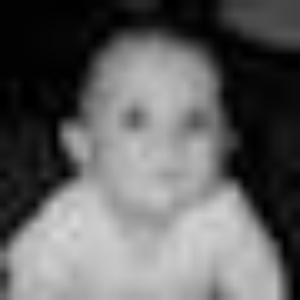
#> input picture data/baby.jpg, 300 x 300 px
$ python imagesegmentation.py data/baby.jpg
#> lines starting #> are read from the running program, lines starting #| are printed output that depends on the picture
### augmentingPath.py
from queue import Queue
import numpy as np

def bfs(rGraph, V, s, t, parent):
    q = Queue()
    visited = np.zeros(V, dtype=bool)
    q.put(s)
    visited[s] = True
    parent[s]  = -1

    while not q.empty():
        u = q.get()
        for v in range(V):
            if (not visited[v]) and rGraph[u][v] > 0:
                q.put(v)
                parent[v] = u
                visited[v] = True
    return visited[v]

def dfs(rGraph, V, s, visited):
    stack = [s]
    while stack:
        v = stack.pop()
        if not visited[v]:
            visited[v] = True
            stack.extend([u for u in range(V) if rGraph[v][u]])


def augmentingPath(graph, s, t):
    print("Running augmenting path algorithm")
    rGraph = graph.copy()
    V = len(graph)
    parent = np.zeros(V, dtype='int32')

    while bfs(rGraph, V, s, t, parent):
        pathFlow = float("inf")
        v = t
        while v != s:
            u = parent[v]
            pathFlow = min(pathFlow, rGraph[u][v])
            v = parent[v]

        v = t
        while v != s:
            u = parent[v]
            rGraph[u][v] -= pathFlow
            rGraph[v][u] += pathFlow
            v = parent[v]

    visited = np.zeros(V)
    dfs(rGraph, V, s, visited)

    cuts = []

    for i in range(V):
        for j in range(V):
            if visited[i] and not visited[j] and graph[i][j]:
                cuts.append((i, j))
    return cuts

### imagesegmentation.py
from __future__ import division
import cv2
import numpy as np
import os
import sys
import argparse
from time import time
from math import exp, pow
from augmentingPath import augmentingPath
from pushRelabel import pushRelabel

# np.set_printoptions(threshold=np.inf)
graphCutAlgo = {"ap": augmentingPath,
                "pr": pushRelabel
                }
SIGMA = 30
# LAMBDA = 1
OBJCOLOR, BKGCOLOR = (0, 0, 255), (0, 255, 0)
OBJCODE, BKGCODE = 1, 2
OBJ, BKG = "OBJ", "BKG"

CUTCOLOR = (255, 0, 0)

SOURCE, SINK = -2, -1
SF = 10 # Scale Factor
LOADSEEDS = False
# drawing = False

def show_image(image):
    window_name = "Segmentation"
    cv2.namedWindow(window_name, cv2.WINDOW_NORMAL)
    cv2.startWindowThread()
    cv2.imshow(window_name, image)
    cv2.waitKey(0)
    cv2.destroyAllWindows()

def plantSeed(image):

    def drawLines(x, y, pixelType):
        if pixelType == OBJ:
            color, code = OBJCOLOR, OBJCODE
        else:
            color, code = BKGCOLOR, BKGCODE
        cv2.circle(image, (x, y), radius, color, thickness)
        cv2.circle(seeds, (x // SF, y // SF), radius // SF, code, thickness)

    def onMouse(event, x, y, flags, pixelType):
        global drawing
        if event == cv2.EVENT_LBUTTONDOWN:
            drawing = True
            drawLines(x, y, pixelType)
        elif event == cv2.EVENT_MOUSEMOVE and drawing:
            drawLines(x, y, pixelType)
        elif event == cv2.EVENT_LBUTTONUP:
            drawing = False

    def paintSeeds(pixelType):
        print("Planting", pixelType, "seeds")
        global drawing
        drawing = False
        window_name = "Plant " + pixelType + " seeds"
        cv2.namedWindow(window_name, cv2.WINDOW_AUTOSIZE)
        cv2.setMouseCallback(window_name, onMouse, pixelType)
        while (1):
            cv2.imshow(window_name, image)
            if cv2.waitKey(1) & 0xFF == 27:
                break
        cv2.destroyAllWindows()


    seeds = np.zeros(image.shape, dtype="uint8")
    image = cv2.cvtColor(image, cv2.COLOR_GRAY2RGB)
    image = cv2.resize(image, (0, 0), fx=SF, fy=SF)

    radius = 5
    thickness = -1 # fill the whole circle
    global drawing
    drawing = False

    paintSeeds(OBJ)
    paintSeeds(BKG)
    return seeds, image


# Large when ip - iq < sigma, and small otherwise
def boundaryPenalty(ip, iq):
    bp = 100 * exp(- pow(int(ip) - int(iq), 2) / (2 * pow(SIGMA, 2)))
    return bp

def buildGraph(image):
    V = image.size + 2
    graph = np.zeros((V, V), dtype='int32')
    K = makeNLinks(graph, image)
    seeds, seededImage = plantSeed(image)
    makeTLinks(graph, seeds, K)
    return graph, seededImage

def makeNLinks(graph, image):
    K = -float("inf")
    r, c = image.shape
    for i in range(r):
        for j in range(c):
            x = i * c + j
            if i + 1 < r: # pixel below
                y = (i + 1) * c + j
                bp = boundaryPenalty(image[i][j], image[i + 1][j])
                graph[x][y] = graph[y][x] = bp
                K = max(K, bp)
            if j + 1 < c: # pixel to the right
                y = i * c + j + 1
                bp = boundaryPenalty(image[i][j], image[i][j + 1])
                graph[x][y] = graph[y][x] = bp
                K = max(K, bp)
    return K


def makeTLinks(graph, seeds, K):
    r, c = seeds.shape

    for i in range(r):
        for j in range(c):
            x = i * c + j
            if seeds[i][j] == OBJCODE:
                # graph[x][source] = K
                graph[SOURCE][x] = K
            elif seeds[i][j] == BKGCODE:
                graph[x][SINK] = K
                # [4 lines of commented-out code are left out]


def displayCut(image, cuts):
    def colorPixel(i, j):
        image[i][j] = CUTCOLOR

    r, c = image.shape
    image = cv2.cvtColor(image, cv2.COLOR_GRAY2RGB)
    # return image
    # Define blue color with RGB (B, G, R) and opacity 60%
    BLUE_COLOR = (255, 0, 0)  # OpenCV uses BGR format
    OPACITY = 0.6

    # Convert image to RGB if it's grayscale
    if len(image.shape) == 2:  # Check if the image is grayscale
        image = cv2.cvtColor(image, cv2.COLOR_GRAY2RGB)

    # Create a copy of the original image to draw the polygon with transparency
    overlay = image.copy()

    # Convert cuts list into points suitable for drawing polygon
    polygon_points = []
    r, c = image.shape[:2]  # Get the dimensions of the image
    for cut in cuts:
        if cut[0] != SOURCE and cut[0] != SINK and cut[1] != SOURCE and cut[1] != SINK:
            point1 = (cut[0] % r, cut[0] // r)
            point2 = (cut[1] % r, cut[1] // r)
            colorPixel(cut[0] // r, cut[0] % r)
            colorPixel(cut[1] // r, cut[1] % r)
            polygon_points.extend([point1, point2])
    print(polygon_points)
    if polygon_points:
        # Convert list of points into a format suitable for fillPoly
        polygon_points = np.array([polygon_points], dtype=np.int32)

        # Draw filled polygon on the overlay with the desired color
        cv2.fillPoly(overlay, polygon_points, BLUE_COLOR)

        # Blend the overlay with the original image using the specified opacity
        image = cv2.addWeighted(overlay, OPACITY, image, 1 - OPACITY, 0)

    return image


def imageSegmentation(imagefile, size=(30, 30), algo="ap"):
#> called with imagefile = 'data/baby.jpg', size = (50, 50), algo = 'ap'
    pathname = os.path.splitext(imagefile)[0]
    image = cv2.imread(imagefile, cv2.IMREAD_GRAYSCALE)
#> image is the input picture: shape (300, 300); min 0, max 214, mean 98
    image = cv2.resize(image, size)
#> image: shape (50, 50)
    graph, seededImage = buildGraph(image)
#> the loop in makeNLinks, `for i in range(r):` made 50 passes
#> after the loop in makeNLinks, `for i in range(r):`:
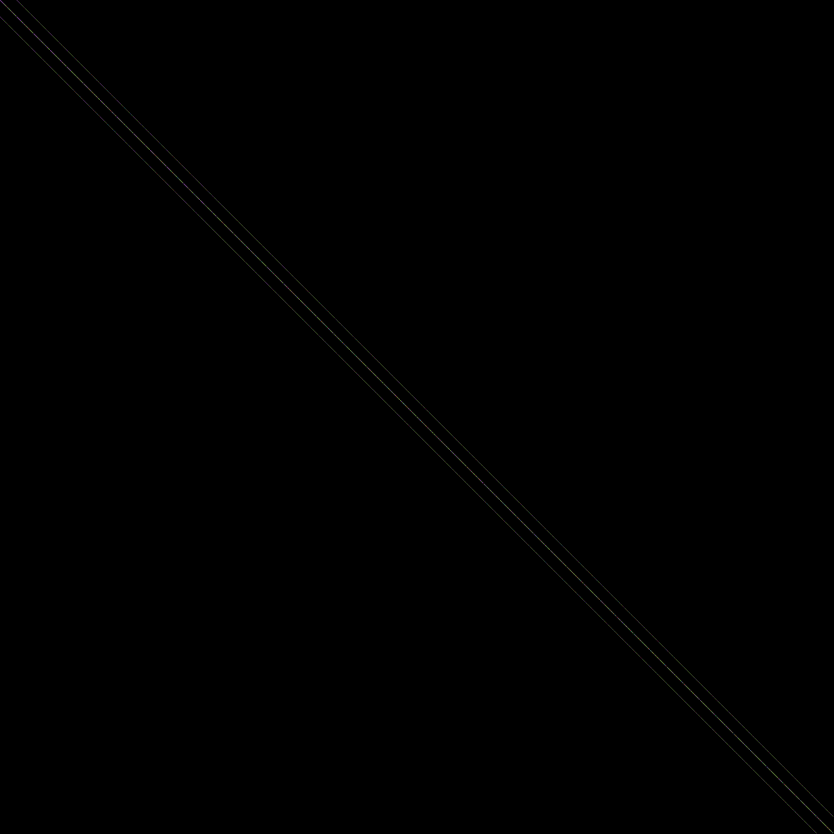
#> graph: shape (2502, 2502) int32 (shown at 1/3 size); 64 distinct labels, from 0 to 100; one colour per label, 0 black
#> (key Esc is pressed here)
#> (key Enter is pressed here)
#> in buildGraph, `seeds, seededImage = plantSeed(image)`: seeds: shape (50, 50); every value is 0
    cv2.imwrite(pathname + "seeded.jpg", seededImage)

    global SOURCE, SINK
    SOURCE += len(graph)
    SINK   += len(graph)

    cuts = graphCutAlgo[algo](graph, SOURCE, SINK)
#> the loop in dfs, `while stack:` made 1 pass
    print("cuts:")
    print(cuts)
    image = displayCut(image, cuts)
    image = cv2.resize(image, (0, 0), fx=SF, fy=SF)
    show_image(image)
    save_name = pathname + "_cut.jpg"
    cv2.imwrite(save_name, image)
    print("Saved image as", save_name)


def parseArgs():
    def algorithm(string):
        if string in graphCutAlgo:
            return string
        raise argparse.ArgumentTypeError(
            "Algorithm should be one of the following:", graphCutAlgo.keys())

    parser = argparse.ArgumentParser()
    parser.add_argument("imagefile")
    parser.add_argument("--size", "-s",
                        default=50, type=int,
                        help="Defaults to 30x30")
    parser.add_argument("--algo", "-a", default="ap", type=algorithm)
    return parser.parse_args()

if __name__ == "__main__":

    args = parseArgs()
    start = time()
    imageSegmentation(args.imagefile, (args.size, args.size), args.algo)
    elapsed_time = time() - start
    print(f"Time taken: {elapsed_time/60:.2f} minutes")

$ run again, on data/tumor_1.jpeg
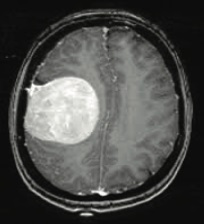
#> input picture data/tumor_1.jpeg, 204 x 224 px
#> in imageSegmentation, `image = cv2.resize(image, size)`:
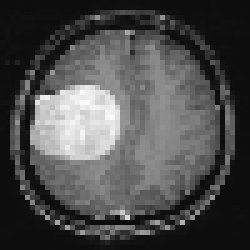
#> image: shape (50, 50) (shown 5 times larger); min 10, max 251, mean 76
#> the loop in makeNLinks, `for i in range(r):` made 50 passes
#> in plantSeed, `image = cv2.resize(image, (0, 0), fx=SF, fy=SF)`:
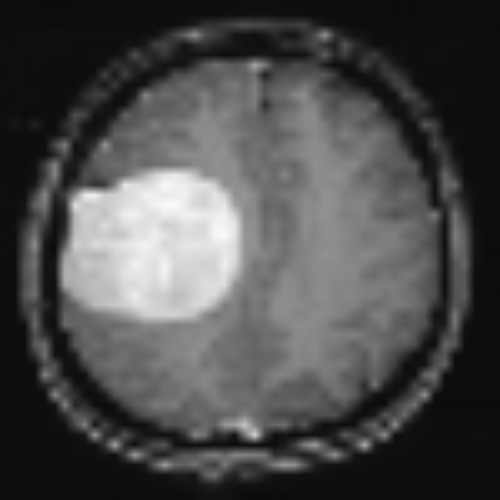
#> image: shape (500, 500, 3); min 11, max 250, mean 75.8
#> seeds: shape (50, 50); every value is 0
#> the loop in dfs, `while stack:` made 1 pass
